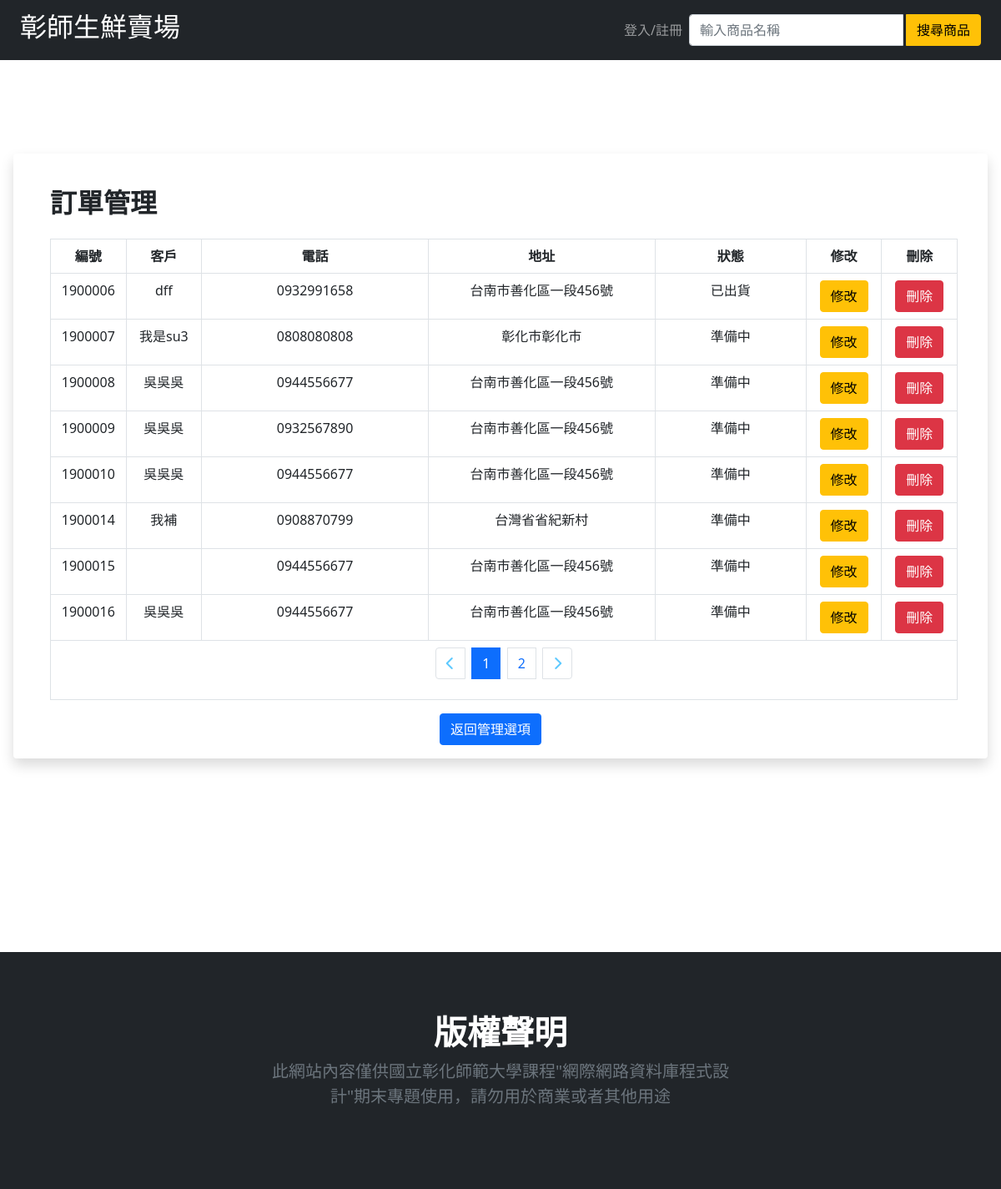
The page /administrator/orderManage.php on the database its author committed.
### administrator/orderManage.php (the view, shortened to what this page needs)
<!DOCTYPE html>
<html lang="en">
<?php include_once("../header.php");
?>
<br><br><br><br><br>
<div class="row shadow p-3 m-3 bg-body rounded">
    <div class="row">
        <div class="col-lg-12">
            <h2 class="fw-bold mb-0 ps-3 pt-4 pb-4 ">訂單管理</h2>
            <table class="table table-bordered table-hover ms-3 text-center">
                <tbody>
                    <div class="tableStyle">
                        <tr>
                            <th scope="col" class="col-lg-1">編號</th>
                            <th scope="col" class="col-lg-1">客戶</th>
                            <th scope="col" class="col-lg-3">電話</th>
                            <th scope="col" class="col-lg-3">地址</th>
                            <th scope="col" class="col-lg-2">狀態</th>
                            <th scope="col" class="col-lg-1">修改</th>
                            <th scope="col" class="col-lg-1">刪除</th>
                        </tr>
                        <?php
                        $length = 8;
                        $data = show_all("訂單資訊",$length,7,null);
                        for ($i = 0; $i < $length; $i++) {
                            echo '<tr>
                                             <td>' . $data['data'][$i][0] . '</td>
                                             <td>' . $data['data'][$i][1] . '</td>
                                             <td>' . $data['data'][$i][2] . '</td>
                                             <td>' . $data['data'][$i][3] . '</td>
                                             <td>' . $data['data'][$i][4] . '</td>
                                             <td><a class="btn btn-warning" href="./orderDetail.php?order_id=' . $data['data'][$i][0]. '">修改</td>
                                             <td><button class="btn btn-danger" onclick="delete_order(' . $data['data'][$i][0] . ')">刪除</button></td>
                                             </tr>';
                        }
                         echo $data['page'];
                        ?>
                    </div>
                </tbody>
            </table>
        </div>
        <div class="text-center">
            <button class="btn btn-primary" onclick="direct_back()">返回管理選項</button>
        </div>
    </div>
</div>
<br><br><br><br><br><br>
<?php include_once("../footer.php") ?>
</body>
</html>

### rows shown on the page
訂單資訊: 訂單id "1900006", 姓名 "dff", 電話 "0932991658", 地址 "台南市善化區一段456號", 運送狀態 "已出貨"
訂單資訊: 訂單id "1900007", 姓名 "我是su3", 電話 "0808080808", 地址 "彰化市彰化市", 運送狀態 "準備中"
訂單資訊: 訂單id "1900008", 姓名 "吳吳吳", 電話 "0944556677", 地址 "台南市善化區一段456號", 運送狀態 "準備中"
訂單資訊: 訂單id "1900009", 姓名 "吳吳吳", 電話 "0932567890", 地址 "台南市善化區一段456號", 運送狀態 "準備中"
訂單資訊: 訂單id "1900010", 姓名 "吳吳吳", 電話 "0944556677", 地址 "台南市善化區一段456號", 運送狀態 "準備中"
訂單資訊: 訂單id "1900014", 姓名 "我補", 電話 "0908870799", 地址 "台灣省省紀新村", 運送狀態 "準備中"
訂單資訊: 訂單id "1900015", 電話 "0944556677", 地址 "台南市善化區一段456號", 運送狀態 "準備中"
訂單資訊: 訂單id "1900016", 姓名 "吳吳吳", 電話 "0944556677", 地址 "台南市善化區一段456號", 運送狀態 "準備中"
